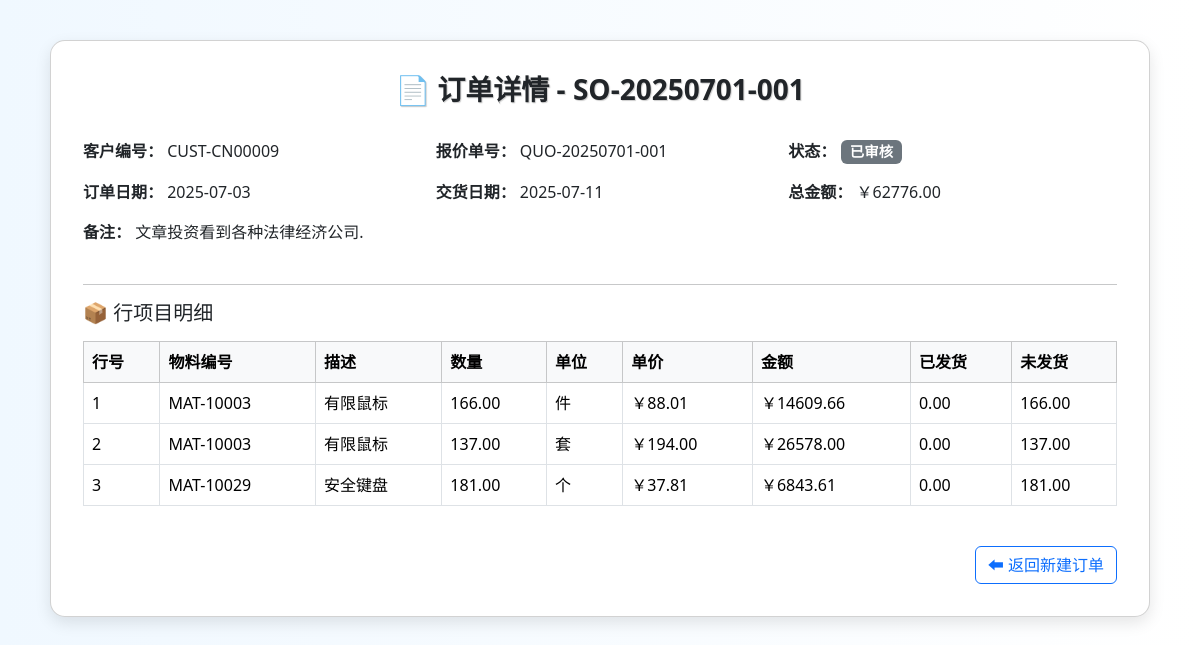
The app's page /order/order-detail/SO-20250701-001 with its own data.
### order/models.py (models this page shows)
class SalesOrder(db.Model):
    __tablename__ = 'SalesOrder'
    sales_order_id = db.Column(db.String(255), primary_key=True)
    customer_id = db.Column(db.String(255), nullable=False)
    quotation_id = db.Column(db.String(255))
    order_date = db.Column(db.DateTime, nullable=False)
    required_delivery_date = db.Column(db.Date, nullable=False)
    status = db.Column(db.String(255))
    total_amount = db.Column(db.Numeric, nullable=False)
    credit_check_result = db.Column(db.String(255))
    remarks = db.Column(db.String(255))
    items = db.relationship('OrderItem', backref='order', lazy=True, cascade="all, delete-orphan")

class OrderItem(db.Model):
    __tablename__ = 'OrderItem'
    sales_order_id = db.Column(db.String(255), db.ForeignKey('SalesOrder.sales_order_id'), primary_key=True)
    item_no = db.Column(db.Integer, primary_key=True)
    material_id = db.Column(db.String(255), db.ForeignKey('Material.material_id'), nullable=False)
    material = db.relationship('Material',backref="order_items")  # ✅ 告诉 SQLAlchemy 如何关联 Material 表
    order_quantity = db.Column(db.Numeric, nullable=False)
    sales_unit_price = db.Column(db.Numeric, nullable=False)
    shipped_quantity = db.Column(db.Numeric)
    unshipped_quantity = db.Column(db.Numeric)
    item_amount = db.Column(db.Numeric)
    unit = db.Column(db.String(255))

class Material(db.Model):
    __tablename__ = 'Material'
    material_id = db.Column(db.String(255), primary_key=True, comment='物料编号')
    description = db.Column(db.String(255), nullable=False, comment='物料描述')
    base_unit = db.Column(db.String(255), nullable=False, comment='基本计量单位')
    storage_location = db.Column(db.String(255), nullable=False, comment='存储位置')
    physical_stock  = db.Column(db.Numeric(18, 4), nullable=False, server_default=text('0'), comment='账面总库存')
    available_stock = db.Column(db.Numeric(18, 4), nullable=False, server_default=text('0'), comment='可用库存数量')
    allocated_stock = db.Column(db.Numeric(18, 4), nullable=False, server_default=text('0'), comment='已分配库存')
    pending_outbound= db.Column(db.Numeric(18, 4), nullable=False, server_default=text('0'), comment='待出库量')

### order/views.py (the view)
@order_bp.route('/order-detail/<sales_order_id>')
def order_detail(sales_order_id):
    order = SalesOrder.query.options(
        joinedload(SalesOrder.items).joinedload(OrderItem.material)
    ).filter_by(sales_order_id=sales_order_id).first()
    if not order:
        flash('订单不存在', 'danger')
        return redirect(url_for('order.create_order'))
    return render_template('order/order_detail.html', order=order)

### templates/order/order_detail.html (shortened to what this page needs)
<!DOCTYPE html>
<html lang="zh">
<head>
  <link href="https://cdn.jsdelivr.net/npm/bootstrap@5.3.3/dist/css/bootstrap.min.css" rel="stylesheet">
</head>
<body>
  <div class="container">
    <div class="card">
      <h3>📄 订单详情 - {{ order.sales_order_id }}</h3>
      <div class="row mb-3">
        <div class="col-md-4"><strong>客户编号：</strong> {{ order.customer_id }}</div>
        <div class="col-md-4"><strong>报价单号：</strong> {{ order.quotation_id or '—' }}</div>
        <div class="col-md-4"><strong>状态：</strong>
          <span class="badge bg-{{ 'success' if order.status == '已完成' else 'secondary' }}">
            {{ order.status or '草稿' }}
          </span>
        </div>
      </div>
      <div class="row mb-3">
        <div class="col-md-4"><strong>订单日期：</strong> {{ order.order_date.strftime('%Y-%m-%d') }}</div>
        <div class="col-md-4"><strong>交货日期：</strong> {{ order.required_delivery_date.strftime('%Y-%m-%d') }}</div>
        <div class="col-md-4"><strong>总金额：</strong> ￥{{ "%.2f"|format(order.total_amount or 0) }}</div>
      </div>
      <div class="mb-4"><strong>备注：</strong> {{ order.remarks or '无' }}</div>
      <hr>
      <h5 class="mb-3">📦 行项目明细</h5>
      <table class="table table-bordered table-hover">
        <thead class="table-light">
          <tr>
            <th>行号</th>
            <th>物料编号</th>
            <th>描述</th>
            <th>数量</th>
            <th>单位</th>
            <th>单价</th>
            <th>金额</th>
            <th>已发货</th>
            <th>未发货</th>
          </tr>
        </thead>
        <tbody>
          {% for item in order.items %}
            <tr>
              <td>{{ item.item_no }}</td>
              <td>{{ item.material_id }}</td>
              <td>{{ item.material.description if item.material else '—' }}</td>
              <td>{{ "%.2f"|format(item.order_quantity) }}</td>
              <td>{{ item.unit }}</td>
              <td>￥{{ "%.2f"|format(item.sales_unit_price or 0) }}</td>
              <td>￥{{ "%.2f"|format(item.item_amount or 0) }}</td>
              <td>{{ "%.2f"|format(item.shipped_quantity or 0 )}}</td>
              <td>{{ "%.2f"|format(item.unshipped_quantity or 0 )}}</td>
            </tr>
          {% endfor %}
        </tbody>
      </table>
      <div class="text-end mt-4">
        <a href="{{ url_for('order.create_order') }}" class="btn btn-outline-primary">⬅ 返回新建订单</a>
      </div>
    </div>
  </div>
</body>
</html>

### templates/order/order_detail.html (style rules this page uses)
body { background: linear-gradient(to right, #f0f8ff, #ffffff); font-family: 'Segoe UI', sans-serif; }
.card { max-width: 1100px; margin: 40px auto; border-radius: 15px; box-shadow: 0 6px 16px rgba(0,0,0,0.1); padding: 2rem; background-color: #fff; }
h3 { text-align: center; margin-bottom: 2rem; font-weight: bold; text-shadow: 1px 1px 1px #ccc; }
.table th, .table td { vertical-align: middle; }
.badge { font-size: 0.9rem; }

### records on screen
SalesOrder: sales_order_id "SO-20250701-001", customer_id "CUST-CN00009", quotation "QUO-20250701-001", status "已审核", order_date "2025-07-03", required_delivery_date "2025-07-11", total_amount "62776.00", remarks "文章投资看到各种法律经济公司."
OrderItem: item_no "1", material_id "MAT-10003", material "有限鼠标", order_quantity "166.00", unit "件", sales_unit_price "88.01", item_amount "14609.66", shipped_quantity "0.00", unshipped_quantity "166.00"
OrderItem: item_no "2", material_id "MAT-10003", material "有限鼠标", order_quantity "137.00", unit "套", sales_unit_price "194.00", item_amount "26578.00", shipped_quantity "0.00", unshipped_quantity "137.00"
OrderItem: item_no "3", material_id "MAT-10029", material "安全键盘", order_quantity "181.00", unit "个", sales_unit_price "37.81", item_amount "6843.61", shipped_quantity "0.00", unshipped_quantity "181.00"
